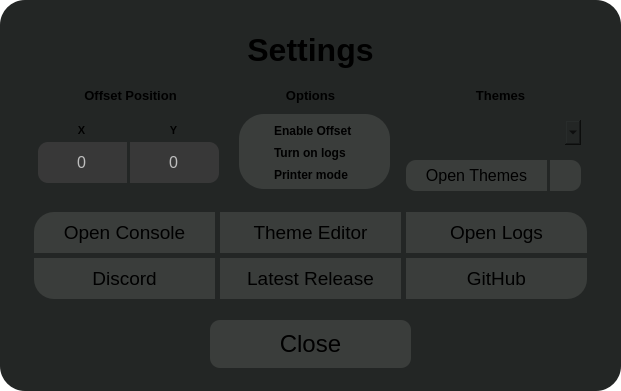
<?xml version="1.0" encoding="UTF-8"?>
<ui version="4.0">
 <class>SettingsWindow</class>
 <widget class="QMainWindow" name="SettingsWindow">
  <property name="geometry">
   <rect>
    <x>0</x>
    <y>0</y>
    <width>621</width>
    <height>391</height>
   </rect>
  </property>
  <property name="cursor">
   <cursorShape>ArrowCursor</cursorShape>
  </property>
  <property name="windowTitle">
   <string>MainWindow</string>
  </property>
  <property name="styleSheet">
   <string notr="true">background:transparent</string>
  </property>
  <widget class="QWidget" name="centralwidget">
   <widget class="QFrame" name="Background_2">
    <property name="geometry">
     <rect>
      <x>0</x>
      <y>0</y>
      <width>621</width>
      <height>391</height>
     </rect>
    </property>
    <property name="styleSheet">
     <string notr="true">background:rgb(35, 38, 37);
border-radius: 25px;</string>
    </property>
    <property name="frameShape">
     <enum>QFrame::StyledPanel</enum>
    </property>
    <property name="frameShadow">
     <enum>QFrame::Raised</enum>
    </property>
    <widget class="QLabel" name="Header">
     <property name="geometry">
      <rect>
       <x>0</x>
       <y>20</y>
       <width>621</width>
       <height>61</height>
      </rect>
     </property>
     <property name="font">
      <font>
       <pointsize>12</pointsize>
       <bold>true</bold>
      </font>
     </property>
     <property name="text">
      <string>&lt;html&gt;&lt;head/&gt;&lt;body&gt;&lt;p&gt;&lt;span style=&quot; font-size:24pt;&quot;&gt;Settings&lt;/span&gt;&lt;/p&gt;&lt;/body&gt;&lt;/html&gt;</string>
     </property>
     <property name="textFormat">
      <enum>Qt::RichText</enum>
     </property>
     <property name="alignment">
      <set>Qt::AlignCenter</set>
     </property>
    </widget>
    <widget class="QLabel" name="themes">
     <property name="geometry">
      <rect>
       <x>410</x>
       <y>85</y>
       <width>181</width>
       <height>21</height>
      </rect>
     </property>
     <property name="font">
      <font>
       <pointsize>14</pointsize>
       <bold>true</bold>
      </font>
     </property>
     <property name="text">
      <string>&lt;html&gt;&lt;head/&gt;&lt;body&gt;&lt;p align=&quot;center&quot;&gt;&lt;span style=&quot; font-size:10pt;&quot;&gt;Themes&lt;/span&gt;&lt;/p&gt;&lt;/body&gt;&lt;/html&gt;</string>
     </property>
     <property name="textFormat">
      <enum>Qt::RichText</enum>
     </property>
     <property name="alignment">
      <set>Qt::AlignCenter</set>
     </property>
    </widget>
    <widget class="QPushButton" name="CloseBox">
     <property name="geometry">
      <rect>
       <x>210</x>
       <y>320</y>
       <width>201</width>
       <height>48</height>
      </rect>
     </property>
     <property name="font">
      <font>
       <pointsize>18</pointsize>
      </font>
     </property>
     <property name="cursor">
      <cursorShape>PointingHandCursor</cursorShape>
     </property>
     <property name="styleSheet">
      <string notr="true">QPushButton{
background: rgb(58,61,59);
border-radius: 10px;
}
        QPushButton:hover {
background: rgb(55,55,55);
        }</string>
     </property>
     <property name="text">
      <string>Close</string>
     </property>
    </widget>
    <widget class="QPushButton" name="GH">
     <property name="geometry">
      <rect>
       <x>406</x>
       <y>258</y>
       <width>181</width>
       <height>41</height>
      </rect>
     </property>
     <property name="font">
      <font>
       <pointsize>14</pointsize>
      </font>
     </property>
     <property name="cursor">
      <cursorShape>PointingHandCursor</cursorShape>
     </property>
     <property name="styleSheet">
      <string notr="true">QPushButton{
background: rgb(58,61,59);
border-top-left-radius: 0px;
border-top-right-radius: 0px;
border-bottom-right-radius: 20px;
border-bottom-left-radius: 0px;
}
        QPushButton:hover {
background: rgb(55,55,55);
        }</string>
     </property>
     <property name="text">
      <string>GitHub</string>
     </property>
    </widget>
    <widget class="QPushButton" name="LR">
     <property name="geometry">
      <rect>
       <x>220</x>
       <y>258</y>
       <width>181</width>
       <height>41</height>
      </rect>
     </property>
     <property name="font">
      <font>
       <pointsize>14</pointsize>
      </font>
     </property>
     <property name="cursor">
      <cursorShape>PointingHandCursor</cursorShape>
     </property>
     <property name="styleSheet">
      <string notr="true">QPushButton{
background: rgb(58,61,59);
}
        QPushButton:hover {
background: rgb(55,55,55);
        }</string>
     </property>
     <property name="text">
      <string>Latest Release</string>
     </property>
    </widget>
    <widget class="QPushButton" name="Discord">
     <property name="geometry">
      <rect>
       <x>34</x>
       <y>258</y>
       <width>181</width>
       <height>41</height>
      </rect>
     </property>
     <property name="font">
      <font>
       <pointsize>14</pointsize>
      </font>
     </property>
     <property name="cursor">
      <cursorShape>PointingHandCursor</cursorShape>
     </property>
     <property name="styleSheet">
      <string notr="true">QPushButton{
background: rgb(58,61,59);
border-top-left-radius: 0px;
border-top-right-radius: 0px;
border-bottom-right-radius: 0px;
border-bottom-left-radius: 20px;
}
        QPushButton:hover {
background: rgb(55,55,55);
        }</string>
     </property>
     <property name="text">
      <string>Discord</string>
     </property>
    </widget>
    <widget class="QPushButton" name="OpenLogs">
     <property name="geometry">
      <rect>
       <x>406</x>
       <y>212</y>
       <width>181</width>
       <height>41</height>
      </rect>
     </property>
     <property name="font">
      <font>
       <pointsize>14</pointsize>
      </font>
     </property>
     <property name="cursor">
      <cursorShape>PointingHandCursor</cursorShape>
     </property>
     <property name="styleSheet">
      <string notr="true">QPushButton{
background: rgb(58,61,59);
border-top-left-radius: 0px;
border-top-right-radius: 20px;
border-bottom-right-radius: 0px;
border-bottom-left-radius: 0px;
}
        QPushButton:hover {
background: rgb(55,55,55);
        }</string>
     </property>
     <property name="text">
      <string>Open Logs</string>
     </property>
    </widget>
    <widget class="QPushButton" name="Console">
     <property name="geometry">
      <rect>
       <x>34</x>
       <y>212</y>
       <width>181</width>
       <height>41</height>
      </rect>
     </property>
     <property name="font">
      <font>
       <pointsize>14</pointsize>
      </font>
     </property>
     <property name="cursor">
      <cursorShape>PointingHandCursor</cursorShape>
     </property>
     <property name="styleSheet">
      <string notr="true">QPushButton{
background: rgb(58,61,59);
border-top-left-radius: 20px;
border-top-right-radius: 0px;
border-bottom-right-radius: 0px;
border-bottom-left-radius: 0px;
}
        QPushButton:hover {
background: rgb(55,55,55);
        }</string>
     </property>
     <property name="text">
      <string>Open Console</string>
     </property>
    </widget>
    <widget class="QPushButton" name="ThemeEditor">
     <property name="geometry">
      <rect>
       <x>220</x>
       <y>212</y>
       <width>181</width>
       <height>41</height>
      </rect>
     </property>
     <property name="font">
      <font>
       <pointsize>14</pointsize>
      </font>
     </property>
     <property name="cursor">
      <cursorShape>PointingHandCursor</cursorShape>
     </property>
     <property name="styleSheet">
      <string notr="true">QPushButton{
background: rgb(58,61,59);
}
        QPushButton:hover {
background: rgb(55,55,55);
        }</string>
     </property>
     <property name="text">
      <string>Theme Editor</string>
     </property>
    </widget>
    <widget class="QPushButton" name="OpenThemes">
     <property name="geometry">
      <rect>
       <x>406</x>
       <y>160</y>
       <width>141</width>
       <height>31</height>
      </rect>
     </property>
     <property name="font">
      <font>
       <pointsize>12</pointsize>
      </font>
     </property>
     <property name="cursor">
      <cursorShape>PointingHandCursor</cursorShape>
     </property>
     <property name="styleSheet">
      <string notr="true">QPushButton{
background: rgb(58,61,59);
border-top-left-radius: 10px;
border-top-right-radius: 0px;
border-bottom-right-radius: 0px;
border-bottom-left-radius: 10px;
}
        QPushButton:hover {
background: rgb(55,55,55);
        }</string>
     </property>
     <property name="text">
      <string>Open Themes</string>
     </property>
    </widget>
    <widget class="QPushButton" name="Reload">
     <property name="geometry">
      <rect>
       <x>550</x>
       <y>160</y>
       <width>31</width>
       <height>31</height>
      </rect>
     </property>
     <property name="font">
      <font>
       <pointsize>12</pointsize>
      </font>
     </property>
     <property name="cursor">
      <cursorShape>PointingHandCursor</cursorShape>
     </property>
     <property name="styleSheet">
      <string notr="true">QPushButton{
background: rgb(58,61,59);
border-top-left-radius: 0px;
border-top-right-radius: 10px;
border-bottom-right-radius: 10px;
border-bottom-left-radius: 0px;
}
        QPushButton:hover {
background: rgb(55,55,55);
        }</string>
     </property>
     <property name="text">
      <string/>
     </property>
     <property name="iconSize">
      <size>
       <width>20</width>
       <height>20</height>
      </size>
     </property>
    </widget>
    <widget class="QLineEdit" name="intervalTextBox">
     <property name="enabled">
      <bool>false</bool>
     </property>
     <property name="geometry">
      <rect>
       <x>38</x>
       <y>142</y>
       <width>89</width>
       <height>41</height>
      </rect>
     </property>
     <property name="font">
      <font>
       <pointsize>12</pointsize>
      </font>
     </property>
     <property name="styleSheet">
      <string notr="true">background: rgb(56, 56, 56);
border-top-left-radius: 10px;
border-top-right-radius: 0px;
border-bottom-right-radius: 0px;
border-bottom-left-radius: 10px;</string>
     </property>
     <property name="text">
      <string>0</string>
     </property>
     <property name="alignment">
      <set>Qt::AlignCenter</set>
     </property>
    </widget>
    <widget class="QLineEdit" name="intervalTextBox_2">
     <property name="enabled">
      <bool>false</bool>
     </property>
     <property name="geometry">
      <rect>
       <x>130</x>
       <y>142</y>
       <width>89</width>
       <height>41</height>
      </rect>
     </property>
     <property name="font">
      <font>
       <pointsize>12</pointsize>
      </font>
     </property>
     <property name="styleSheet">
      <string notr="true">background: rgb(56, 56, 56);
border-top-left-radius: 0px;
border-top-right-radius: 10px;
border-bottom-right-radius: 10px;
border-bottom-left-radius: 0px;</string>
     </property>
     <property name="text">
      <string>0</string>
     </property>
     <property name="alignment">
      <set>Qt::AlignCenter</set>
     </property>
    </widget>
    <widget class="QLabel" name="X">
     <property name="geometry">
      <rect>
       <x>51</x>
       <y>120</y>
       <width>61</width>
       <height>21</height>
      </rect>
     </property>
     <property name="font">
      <font>
       <pointsize>12</pointsize>
       <bold>true</bold>
      </font>
     </property>
     <property name="text">
      <string>&lt;html&gt;&lt;head/&gt;&lt;body&gt;&lt;p align=&quot;center&quot;&gt;&lt;span style=&quot; font-size:8pt;&quot;&gt;X&lt;/span&gt;&lt;/p&gt;&lt;/body&gt;&lt;/html&gt;</string>
     </property>
     <property name="textFormat">
      <enum>Qt::RichText</enum>
     </property>
     <property name="alignment">
      <set>Qt::AlignCenter</set>
     </property>
    </widget>
    <widget class="QLabel" name="Y">
     <property name="geometry">
      <rect>
       <x>128</x>
       <y>120</y>
       <width>91</width>
       <height>21</height>
      </rect>
     </property>
     <property name="font">
      <font>
       <pointsize>12</pointsize>
       <bold>true</bold>
      </font>
     </property>
     <property name="text">
      <string>&lt;html&gt;&lt;head/&gt;&lt;body&gt;&lt;p align=&quot;center&quot;&gt;&lt;span style=&quot; font-size:8pt;&quot;&gt;Y&lt;/span&gt;&lt;/p&gt;&lt;/body&gt;&lt;/html&gt;</string>
     </property>
     <property name="textFormat">
      <enum>Qt::RichText</enum>
     </property>
     <property name="alignment">
      <set>Qt::AlignCenter</set>
     </property>
    </widget>
    <widget class="QLabel" name="offsetPos">
     <property name="geometry">
      <rect>
       <x>40</x>
       <y>85</y>
       <width>181</width>
       <height>21</height>
      </rect>
     </property>
     <property name="font">
      <font>
       <pointsize>14</pointsize>
       <bold>true</bold>
      </font>
     </property>
     <property name="text">
      <string>&lt;html&gt;&lt;head/&gt;&lt;body&gt;&lt;p align=&quot;center&quot;&gt;&lt;span style=&quot; font-size:10pt;&quot;&gt;Offset Position&lt;/span&gt;&lt;/p&gt;&lt;/body&gt;&lt;/html&gt;</string>
     </property>
     <property name="textFormat">
      <enum>Qt::RichText</enum>
     </property>
     <property name="alignment">
      <set>Qt::AlignCenter</set>
     </property>
    </widget>
    <widget class="QLabel" name="opt">
     <property name="geometry">
      <rect>
       <x>220</x>
       <y>85</y>
       <width>181</width>
       <height>21</height>
      </rect>
     </property>
     <property name="font">
      <font>
       <pointsize>14</pointsize>
       <bold>true</bold>
      </font>
     </property>
     <property name="text">
      <string>&lt;html&gt;&lt;head/&gt;&lt;body&gt;&lt;p align=&quot;center&quot;&gt;&lt;span style=&quot; font-size:10pt;&quot;&gt;Options&lt;/span&gt;&lt;/p&gt;&lt;/body&gt;&lt;/html&gt;</string>
     </property>
     <property name="textFormat">
      <enum>Qt::RichText</enum>
     </property>
     <property name="alignment">
      <set>Qt::AlignCenter</set>
     </property>
    </widget>
    <widget class="QFrame" name="frame">
     <property name="geometry">
      <rect>
       <x>239</x>
       <y>114</y>
       <width>151</width>
       <height>75</height>
      </rect>
     </property>
     <property name="styleSheet">
      <string notr="true">background: rgb(58,61,59);
border-radius: 25px;</string>
     </property>
     <property name="frameShape">
      <enum>QFrame::StyledPanel</enum>
     </property>
     <property name="frameShadow">
      <enum>QFrame::Raised</enum>
     </property>
     <widget class="QCheckBox" name="LogBox">
      <property name="geometry">
       <rect>
        <x>15</x>
        <y>27</y>
        <width>181</width>
        <height>23</height>
       </rect>
      </property>
      <property name="sizePolicy">
       <sizepolicy hsizetype="Minimum" vsizetype="Fixed">
        <horstretch>0</horstretch>
        <verstretch>0</verstretch>
       </sizepolicy>
      </property>
      <property name="font">
       <font>
        <bold>true</bold>
       </font>
      </property>
      <property name="cursor">
       <cursorShape>PointingHandCursor</cursorShape>
      </property>
      <property name="layoutDirection">
       <enum>Qt::LeftToRight</enum>
      </property>
      <property name="autoFillBackground">
       <bool>false</bool>
      </property>
      <property name="styleSheet">
       <string notr="true">background:transparent</string>
      </property>
      <property name="text">
       <string>Turn on logs</string>
      </property>
     </widget>
     <widget class="QCheckBox" name="OffsetBox">
      <property name="geometry">
       <rect>
        <x>15</x>
        <y>5</y>
        <width>181</width>
        <height>23</height>
       </rect>
      </property>
      <property name="font">
       <font>
        <bold>true</bold>
       </font>
      </property>
      <property name="cursor">
       <cursorShape>PointingHandCursor</cursorShape>
      </property>
      <property name="layoutDirection">
       <enum>Qt::LeftToRight</enum>
      </property>
      <property name="autoFillBackground">
       <bool>false</bool>
      </property>
      <property name="styleSheet">
       <string notr="true">background:transparent</string>
      </property>
      <property name="text">
       <string>Enable Offset</string>
      </property>
     </widget>
     <widget class="QCheckBox" name="PrinterBox">
      <property name="geometry">
       <rect>
        <x>15</x>
        <y>49</y>
        <width>181</width>
        <height>23</height>
       </rect>
      </property>
      <property name="sizePolicy">
       <sizepolicy hsizetype="Minimum" vsizetype="Fixed">
        <horstretch>0</horstretch>
        <verstretch>0</verstretch>
       </sizepolicy>
      </property>
      <property name="font">
       <font>
        <bold>true</bold>
       </font>
      </property>
      <property name="cursor">
       <cursorShape>PointingHandCursor</cursorShape>
      </property>
      <property name="layoutDirection">
       <enum>Qt::LeftToRight</enum>
      </property>
      <property name="autoFillBackground">
       <bool>false</bool>
      </property>
      <property name="styleSheet">
       <string notr="true">background:transparent</string>
      </property>
      <property name="text">
       <string>Printer mode</string>
      </property>
     </widget>
    </widget>
    <widget class="QComboBox" name="ThemeCombo">
     <property name="geometry">
      <rect>
       <x>410</x>
       <y>120</y>
       <width>171</width>
       <height>25</height>
      </rect>
     </property>
    </widget>
   </widget>
  </widget>
 </widget>
 <resources/>
 <connections/>
</ui>
